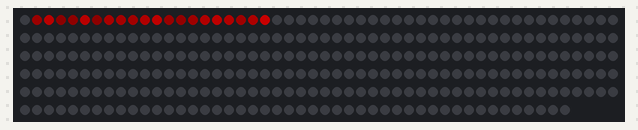
Recording of a sketch running on a simulated Arduino Uno, built with avr-gcc and run on an emulated ATmega328P. On the bench: 296 RGB LEDs in strip order, left to right, continuing on the next row. Dim RGB values are drawn brighter than linear; colours are those a GRB WS2812 strip shows for the declared byte order; random numbers use the default seed unless the sketch sets one.

Above: at 1.49 s.
At 7.16 s:
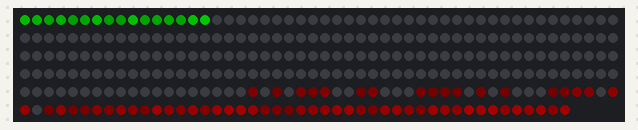
At 10.95 s:
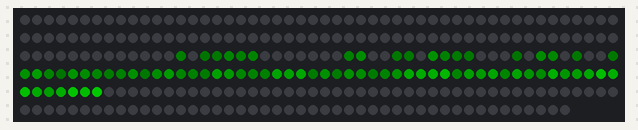
At 20.37 s:
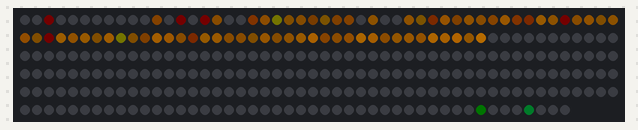
At 30.13 s:
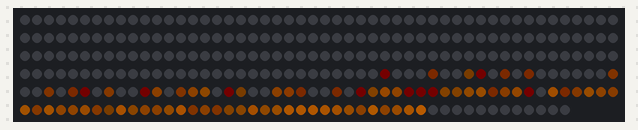
At 39.21 s:
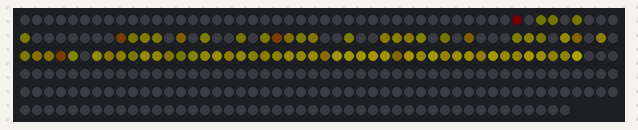

The sketch:

Meteorite.ino
```cpp
#include "FastLED.h"

int color = 0;
bool rainbow = false;
bool changeColorOnNew = true;
bool coolPattern = false;
bool halloween = true;

#define LED_DT 6
#define COLOR_ORDER BRG
#define LED_TYPE WS2812
#define NUM_LEDS 296

uint8_t max_bright = 100;
struct CRGB leds[NUM_LEDS];

bool on = false;

#define TRAIL_SIZE 100
double speed = 1;
bool going_left = false;
/* CRGB color = CRGB(255, 0, 0); */

class Trail
{
public:
    int pos, hue;
    double life;
    Trail()
    {
        this->life = -1;
        this->pos = 0;
        this->hue = 0;
    }

    void setPos(int pos, int hue)
    {
        this->life = random(100, 255);
        this->pos = pos;
        this->hue = hue;
    }
    void run()
    {
        this->life -= 2;
    }
};

double position = 0;
Trail trail[TRAIL_SIZE];

void setup()
{
    Serial.begin(115200);
    delay(1000);

    LEDS.addLeds<LED_TYPE, LED_DT, COLOR_ORDER>(leds, NUM_LEDS);

    FastLED.setBrightness(max_bright);
    FastLED.setMaxPowerInVoltsAndMilliamps(5, 1000);
}

void addTrail(int pos)
{
    for (int i = 0; i < TRAIL_SIZE; i++)
    {
        if (trail[i].life < 0)
        {
            trail[i].setPos(pos % NUM_LEDS, color);
            break;
        }
    }
}

int getMax(int val1, int val2)
{
    if (val1 > val2)
        return val1;
    else
        return val2;
}

int getMin(int val1, int val2)
{
    if (val1 < val2)
        return val1;
    else
        return val2;
}

void loop()
{


    if (coolPattern)
    {
        on = !on;
        color = on ? 0 : 167;
    }

    if (rainbow)
    {
        color++;
        color %= 255;
    }

    FastLED.clear();
    /* double calculatedSpeed = (abs(sin((position / (NUM_LEDS)) - (NUM_LEDS / 2)))) * 3 + .2;
    if (calculatedSpeed > 1)
        calculatedSpeed = 1; */
    double calculatedSpeed = 1;

    int prevPos = round(position);

    /* if (position > NUM_LEDS - 1)
        going_left = false;
    else if (position < 0)
        going_left = true;

    position += going_left ? calculatedSpeed : -calculatedSpeed; */
    position += calculatedSpeed;

    position = fmod(position, NUM_LEDS);
    if (changeColorOnNew && position == 0)
    {
        color = random(255);
    }

    /* int from = getMin(prevPos, round(position));
    int to = getMax(prevPos, round(position));

    for (int i = from - 1; i < to; i++)
    {
        addTrail(i);
    } */

    addTrail(round(position));

    for (int i = 0; i < TRAIL_SIZE; i++)
    {
        if (trail[i].life > 0) leds[trail[i].pos] = CHSV(trail[i].hue % 255, 255, round(trail[i].life));
        trail[i].run();
    }

    leds[round(position) % NUM_LEDS] = CHSV(color % 255, 255, 255);

    FastLED.show();
}
```
